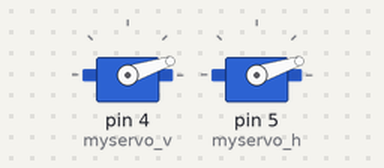
The sketch below on a simulated Arduino Uno, built with avr-gcc and run on an emulated ATmega328P. Shown: 2 × servo.

Above: at 0.4 s.
At 2.5 s:
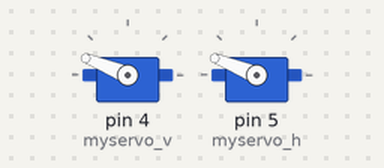
At 3.7 s:
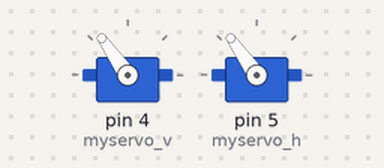
At 7.0 s:
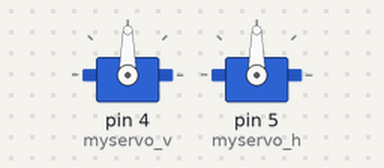
Timing chart, 0 to 8.5 s (numbered marks = the images above):
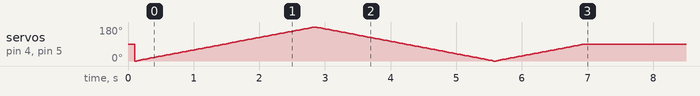

The sketch:

eyeball_calibration.ino
```cpp
 /*
 * EyeballKit Servo Calibration
 * Description: Sweep servos from 0 to 180, 180 to 0, then 0 to 90
 * Instructions:
  - Flash this sketch to the ESP8266 board
 * Author: naozhendang.com
 * More info: http://www.naozhendang.com/p/eyeball-kit
 */
#include <Servo.h>

Servo myservo_v;  // create servo object to control the vertical servo
Servo myservo_h;  // create servo object to control the horizontal servo

void setup()
{
  myservo_v.attach(4);  // attach the servo on GPIO4 to the servo object
  myservo_h.attach(5);  // attach the servo on GPIO5 to the servo object

  delay(100);

  int pos;

  for(pos = 0; pos <= 180; pos += 1) // goes from 0 degrees to 180 degrees
  {                                  // in steps of 1 degree
    myservo_v.write(pos);              // tell servo to go to position in variable 'pos'
    myservo_h.write(pos);              // tell servo to go to position in variable 'pos'
    delay(15);                       // waits 15ms for the servo to reach the position
  }
  for(pos = 180; pos>=0; pos-=1)     // goes from 180 degrees to 0 degrees
  {
    myservo_v.write(pos);              // tell servo to go to position in variable 'pos'
    myservo_h.write(pos);              // tell servo to go to position in variable 'pos'
    delay(15);                       // waits 15ms for the servo to reach the position
  }
  for(pos = 0; pos <= 90; pos += 1)
  {
    myservo_v.write(pos);
    myservo_h.write(pos);
    delay(15);
  }
}

void loop()
{
}
```
